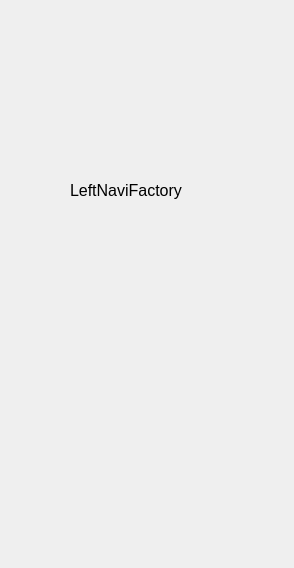
<?xml version="1.0" encoding="UTF-8"?>
<ui version="4.0">
 <class>LeftNaviFactory</class>
 <widget class="QWidget" name="LeftNaviFactory">
  <property name="geometry">
   <rect>
    <x>0</x>
    <y>0</y>
    <width>294</width>
    <height>568</height>
   </rect>
  </property>
  <property name="sizePolicy">
   <sizepolicy hsizetype="Expanding" vsizetype="Expanding">
    <horstretch>0</horstretch>
    <verstretch>0</verstretch>
   </sizepolicy>
  </property>
  <property name="windowTitle">
   <string>LeftNaviFactory</string>
  </property>
  <widget class="QLabel" name="label">
   <property name="geometry">
    <rect>
     <x>70</x>
     <y>170</y>
     <width>131</width>
     <height>41</height>
    </rect>
   </property>
   <property name="font">
    <font>
     <pointsize>12</pointsize>
    </font>
   </property>
   <property name="text">
    <string>LeftNaviFactory</string>
   </property>
   <property name="textFormat">
    <enum>Qt::PlainText</enum>
   </property>
  </widget>
 </widget>
 <layoutdefault spacing="6" margin="11"/>
 <resources/>
 <connections/>
</ui>
